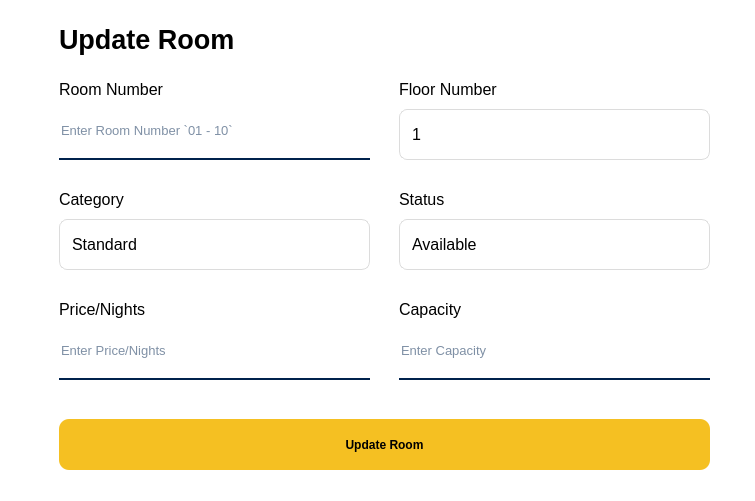
<?xml version="1.0" encoding="UTF-8"?>
<ui version="4.0">
 <class>MainWindow</class>
 <widget class="QMainWindow" name="MainWindow">
  <property name="geometry">
   <rect>
    <x>0</x>
    <y>0</y>
    <width>755</width>
    <height>501</height>
   </rect>
  </property>
  <property name="windowTitle">
   <string>MainWindow</string>
  </property>
  <property name="styleSheet">
   <string notr="true">background-color: white;</string>
  </property>
  <widget class="QWidget" name="centralwidget">
   <layout class="QGridLayout" name="gridLayout">
    <item row="0" column="0">
     <widget class="QWidget" name="widget" native="true">
      <widget class="QLabel" name="label">
       <property name="geometry">
        <rect>
         <x>50</x>
         <y>10</y>
         <width>251</width>
         <height>41</height>
        </rect>
       </property>
       <property name="font">
        <font>
         <family>Arial</family>
         <pointsize>20</pointsize>
         <weight>75</weight>
         <bold>true</bold>
        </font>
       </property>
       <property name="text">
        <string>Update Room</string>
       </property>
      </widget>
      <widget class="QLineEdit" name="txtPrice">
       <property name="geometry">
        <rect>
         <x>50</x>
         <y>320</y>
         <width>311</width>
         <height>51</height>
        </rect>
       </property>
       <property name="font">
        <font>
         <family>Arial</family>
         <pointsize>10</pointsize>
        </font>
       </property>
       <property name="styleSheet">
        <string notr="true">background-color: rgb(255,255,255);
border: none;
border-bottom: 2px solid #00224c;
color: #00224c;
padding-bottom: 7px;</string>
       </property>
       <property name="placeholderText">
        <string>Enter Price/Nights</string>
       </property>
      </widget>
      <widget class="QComboBox" name="cbFnum">
       <property name="geometry">
        <rect>
         <x>390</x>
         <y>100</y>
         <width>311</width>
         <height>51</height>
        </rect>
       </property>
       <property name="font">
        <font>
         <pointsize>-1</pointsize>
        </font>
       </property>
       <property name="styleSheet">
        <string notr="true">QComboBox {
    background-color: white;
    border: 1px solid #dcdcdc;
    border-radius: 8px;
    padding: 8px 12px;
    color: #00224C;
    font-size: 16px;  /* 🔥 bigger text */
}

QComboBox:hover {
    border: 1px solid #bfbfbf;
}

QComboBox:focus {
    border: 2px solid rgb(245, 192, 34);
}

QComboBox::drop-down {
    border: none;
    width: 30px;  /* slightly bigger */
}

QComboBox::down-arrow {
    image: none;
    border-left: 6px solid transparent;
    border-right: 6px solid transparent;
    border-top: 7px solid #555;
    margin-right: 10px;
}

QComboBox QAbstractItemView {
    background-color: white;
    border: 1px solid #dcdcdc;
    selection-background-color: rgb(245, 192, 34);
    selection-color: black;
    font-size: 20px; /* dropdown text size */
}
QComboBox, QComboBox * {
    color: black;
}</string>
       </property>
       <item>
        <property name="text">
         <string>1</string>
        </property>
       </item>
       <item>
        <property name="text">
         <string>2</string>
        </property>
       </item>
       <item>
        <property name="text">
         <string>3</string>
        </property>
       </item>
       <item>
        <property name="text">
         <string>4</string>
        </property>
       </item>
       <item>
        <property name="text">
         <string>5</string>
        </property>
       </item>
       <item>
        <property name="text">
         <string>6</string>
        </property>
       </item>
       <item>
        <property name="text">
         <string>7</string>
        </property>
       </item>
       <item>
        <property name="text">
         <string>8</string>
        </property>
       </item>
      </widget>
      <widget class="QLabel" name="label_5">
       <property name="geometry">
        <rect>
         <x>390</x>
         <y>180</y>
         <width>111</width>
         <height>21</height>
        </rect>
       </property>
       <property name="font">
        <font>
         <family>Arial</family>
         <pointsize>12</pointsize>
        </font>
       </property>
       <property name="styleSheet">
        <string notr="true">QLabel {
    color: black;
}</string>
       </property>
       <property name="text">
        <string>Status</string>
       </property>
      </widget>
      <widget class="QLabel" name="label_6">
       <property name="geometry">
        <rect>
         <x>50</x>
         <y>290</y>
         <width>111</width>
         <height>21</height>
        </rect>
       </property>
       <property name="font">
        <font>
         <family>Arial</family>
         <pointsize>12</pointsize>
        </font>
       </property>
       <property name="styleSheet">
        <string notr="true">QLabel {
    color: black;
}</string>
       </property>
       <property name="text">
        <string>Price/Nights</string>
       </property>
      </widget>
      <widget class="QPushButton" name="btnSaveRoom">
       <property name="geometry">
        <rect>
         <x>50</x>
         <y>410</y>
         <width>651</width>
         <height>51</height>
        </rect>
       </property>
       <property name="font">
        <font>
         <weight>75</weight>
         <bold>true</bold>
        </font>
       </property>
       <property name="styleSheet">
        <string notr="true">QPushButton {
    background-color: rgb(245, 192, 34);
    color: black;
    border: none;
    border-radius: 10px;
    padding: 10px;
    font-weight: bold;
}

QPushButton:hover {
    background-color: rgb(255, 210, 60);
}

QPushButton:pressed {
    background-color: rgb(200, 150, 10);
}

QPushButton:checked {
    background-color: rgb(200, 150, 10);
}</string>
       </property>
       <property name="text">
        <string>Update Room</string>
       </property>
      </widget>
      <widget class="QLineEdit" name="txtCapacity">
       <property name="geometry">
        <rect>
         <x>390</x>
         <y>320</y>
         <width>311</width>
         <height>51</height>
        </rect>
       </property>
       <property name="font">
        <font>
         <family>Arial</family>
         <pointsize>10</pointsize>
        </font>
       </property>
       <property name="styleSheet">
        <string notr="true">background-color: rgb(255,255,255);
border: none;
border-bottom: 2px solid #00224c;
color: #00224c;
padding-bottom: 7px;</string>
       </property>
       <property name="placeholderText">
        <string>Enter Capacity</string>
       </property>
      </widget>
      <widget class="QLabel" name="label_7">
       <property name="geometry">
        <rect>
         <x>390</x>
         <y>290</y>
         <width>111</width>
         <height>21</height>
        </rect>
       </property>
       <property name="font">
        <font>
         <family>Arial</family>
         <pointsize>12</pointsize>
        </font>
       </property>
       <property name="styleSheet">
        <string notr="true">QLabel {
    color: black;
}</string>
       </property>
       <property name="text">
        <string>Capacity</string>
       </property>
      </widget>
      <widget class="QLabel" name="label_3">
       <property name="geometry">
        <rect>
         <x>390</x>
         <y>70</y>
         <width>131</width>
         <height>21</height>
        </rect>
       </property>
       <property name="font">
        <font>
         <family>Arial</family>
         <pointsize>12</pointsize>
        </font>
       </property>
       <property name="styleSheet">
        <string notr="true">QLabel {
    color: black;
}</string>
       </property>
       <property name="text">
        <string>Floor Number</string>
       </property>
      </widget>
      <widget class="QComboBox" name="cbStatus">
       <property name="geometry">
        <rect>
         <x>390</x>
         <y>210</y>
         <width>311</width>
         <height>51</height>
        </rect>
       </property>
       <property name="styleSheet">
        <string notr="true">QComboBox {
    background-color: white;
    border: 1px solid #dcdcdc;
    border-radius: 8px;
    padding: 8px 12px;
    color: #00224C;
    font-size: 16px;  /* 🔥 bigger text */
}

QComboBox:hover {
    border: 1px solid #bfbfbf;
}

QComboBox:focus {
    border: 2px solid rgb(245, 192, 34);
}

QComboBox::drop-down {
    border: none;
    width: 30px;  /* slightly bigger */
}

QComboBox::down-arrow {
    image: none;
    border-left: 6px solid transparent;
    border-right: 6px solid transparent;
    border-top: 7px solid #555;
    margin-right: 10px;
}

QComboBox QAbstractItemView {
    background-color: white;
    border: 1px solid #dcdcdc;
    selection-background-color: rgb(245, 192, 34);
    selection-color: black;
    font-size: 20px; /* dropdown text size */
}
QComboBox, QComboBox * {
    color: black;
}</string>
       </property>
       <item>
        <property name="text">
         <string>Available</string>
        </property>
       </item>
       <item>
        <property name="text">
         <string>Occupied</string>
        </property>
       </item>
       <item>
        <property name="text">
         <string>Maintenance</string>
        </property>
       </item>
      </widget>
      <widget class="QLineEdit" name="txtRnum">
       <property name="geometry">
        <rect>
         <x>50</x>
         <y>100</y>
         <width>311</width>
         <height>51</height>
        </rect>
       </property>
       <property name="font">
        <font>
         <family>Arial</family>
         <pointsize>10</pointsize>
        </font>
       </property>
       <property name="styleSheet">
        <string notr="true">background-color: rgb(255,255,255);
border: none;
border-bottom: 2px solid #00224c;
color: #00224c;
padding-bottom: 7px;</string>
       </property>
       <property name="placeholderText">
        <string>Enter Room Number `01 - 10`</string>
       </property>
      </widget>
      <widget class="QLabel" name="label_2">
       <property name="geometry">
        <rect>
         <x>50</x>
         <y>70</y>
         <width>141</width>
         <height>21</height>
        </rect>
       </property>
       <property name="font">
        <font>
         <family>Arial</family>
         <pointsize>12</pointsize>
        </font>
       </property>
       <property name="styleSheet">
        <string notr="true">QLabel {
    color: black;
}</string>
       </property>
       <property name="text">
        <string>Room Number</string>
       </property>
      </widget>
      <widget class="QLabel" name="label_4">
       <property name="geometry">
        <rect>
         <x>50</x>
         <y>180</y>
         <width>111</width>
         <height>21</height>
        </rect>
       </property>
       <property name="font">
        <font>
         <family>Arial</family>
         <pointsize>12</pointsize>
        </font>
       </property>
       <property name="styleSheet">
        <string notr="true">QLabel {
    color: black;
}</string>
       </property>
       <property name="text">
        <string>Category</string>
       </property>
      </widget>
      <widget class="QComboBox" name="cbCategory">
       <property name="geometry">
        <rect>
         <x>50</x>
         <y>210</y>
         <width>311</width>
         <height>51</height>
        </rect>
       </property>
       <property name="styleSheet">
        <string notr="true">QComboBox {
    background-color: white;
    border: 1px solid #dcdcdc;
    border-radius: 8px;
    padding: 8px 12px;
    color: #00224C;
    font-size: 16px;  /* 🔥 bigger text */
}

QComboBox:hover {
    border: 1px solid #bfbfbf;
}

QComboBox:focus {
    border: 2px solid rgb(245, 192, 34);
}

QComboBox::drop-down {
    border: none;
    width: 30px;  /* slightly bigger */
}

QComboBox::down-arrow {
    image: none;
    border-left: 6px solid transparent;
    border-right: 6px solid transparent;
    border-top: 7px solid #555;
    margin-right: 10px;
}

QComboBox QAbstractItemView {
    background-color: white;
    border: 1px solid #dcdcdc;
    selection-background-color: rgb(245, 192, 34);
    selection-color: black;
    font-size: 20px; /* dropdown text size */
}
QComboBox, QComboBox * {
    color: black;
}</string>
       </property>
       <item>
        <property name="text">
         <string>Standard</string>
        </property>
       </item>
       <item>
        <property name="text">
         <string>Deluxe</string>
        </property>
       </item>
       <item>
        <property name="text">
         <string>Suite</string>
        </property>
       </item>
      </widget>
     </widget>
    </item>
   </layout>
  </widget>
 </widget>
 <resources/>
 <connections/>
</ui>
